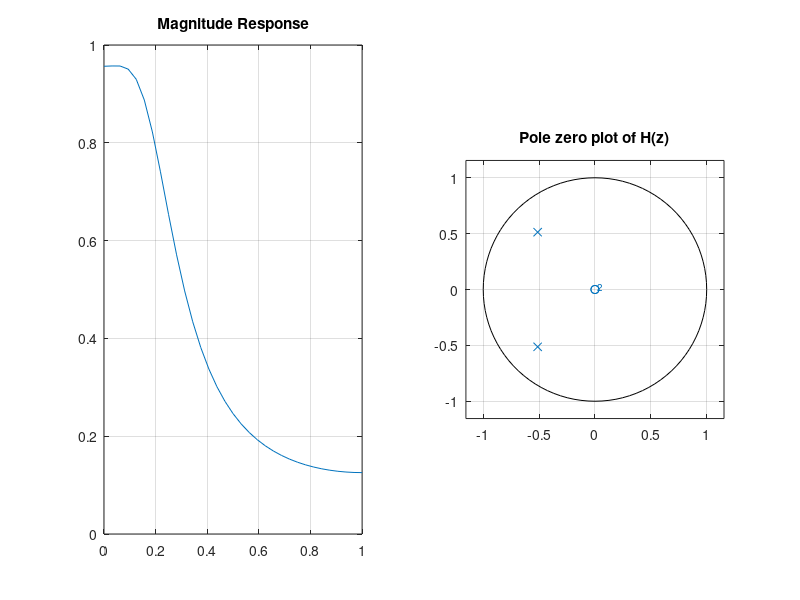

Write MATLAB code to recreate this figure.
%% Title: Design Low pass IIR Butterworth Filter
% Aim: To Design a Low pass butterworth filter using Impulse Invariance
% method for the following specifications:
%        0.8 <= |H(e^jw)| <= 1   ... for 0 <= w <= 0.2*pi
%               |H(e^jw)| <= 0.2 ... for 0.6*pi <= w <= pi

close,clear,clc;
% Using IIM Method
delta_p = 0.8;              % Linear value
Ap = -20*log10(delta_p);    % dB value

delta_s = 0.2;              % Linear value
As = -20*log10(delta_s);    % dB value

wp = 0.2*pi;                % Passband frequency
ws = 0.6*pi;                % Stopband frequency

Ts = 1;                     % Sampling Period
Fs = 1/Ts;                  % Sampling frequency

% Relation between Analog frequencies and Digital frequencies in IIM
ohm_p = wp/Ts;
ohm_s = ws/Ts;

% order of filter
%[N,ohm_c] = buttord(ohm_p,ohm_s,Ap,As,'s');

%N = ceil(0.5*((log10((10^(0.1*As) - 1)/(10^(0.1*Ap) - 1)))/(log10((ohm_s)/(ohm_p)))));
N = ceil(0.5 * (log10((10^(0.1*As)-1)/(10^(0.1*Ap)-1)))/(log10((ohm_s)/(ohm_p))));

ohm_c = ohm_p/((10^(0.1*Ap) - 1)^(1/(2*N)));

% Filter coefficients
[Bn, An] = butter(N,ohm_c,'s');

% Analog filter transfer function H(s)
Hs = tf(Bn,An)
[num, den] = impinvar(Bn,An,Fs);    % IIM method

% Digital filter transfer function H(z)
Hz = tf(num,den,Ts)

% Magnitude Response
w = 0:pi/32:pi;
Hw = freqz(num,den,w);
Hw_mag = abs(Hw);

% Pole-Zero plot
subplot(1,2,2);
zplane(Bn,An);
title('Pole zero plot of H(z)')
grid on;

subplot(1,2,1);
plot(w/pi,Hw_mag)
title('Magnitude Response')
grid on;